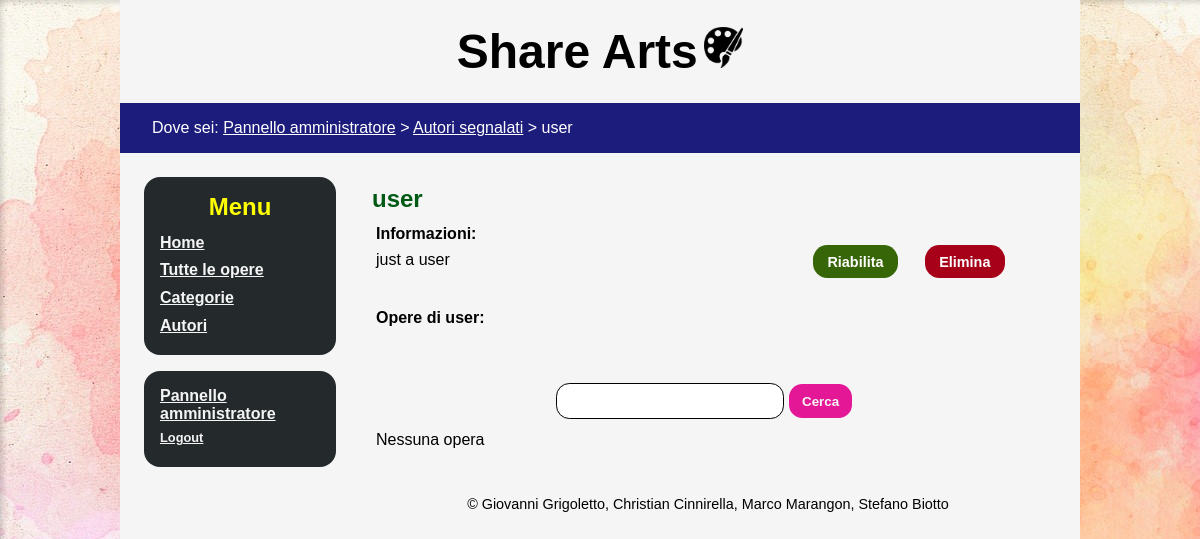
Page /autore_segnalato.php?id=1 (signed in) on the committed database.
### tables this page shows
CREATE TABLE autore (
  id          INT AUTO_INCREMENT PRIMARY KEY,
  password    VARCHAR(64) NOT NULL,
  username    VARCHAR(30) NOT NULL,
  bio         VARCHAR(2000),
  segnalato   BOOLEAN NOT NULL,
  isAdmin     BOOLEAN NOT NULL
);

### includes/DB.php (called while the page is built, shortened)
<?php
class DB extends mysqli{
	public function getAutoreById($id = null){
		$sql = "SELECT * FROM autore WHERE id=?";
		$query = $this->prepare($sql);
		$query->bind_param("i", $id);
		$query->execute();
		$result = $query->get_result();
		$aut = $result->fetch_assoc();
		return $aut;
	}
}

### autore_segnalato.php (the view, shortened to what this page needs)
<?php
require_once('includes/DB.php');
$db = new DB();
$auth = $db->getAutoreById($_SESSION['user_id']);
$page_head = file_get_contents('includes/head.html');
$page_body = file_get_contents('includes/body.html');
$a = $db->getAutoreById($_GET['id']);
$title = $a['username'] . " - Share Arts";
$page_head = str_replace("<titolo />", $title, $page_head);
$page_head = str_replace("<page_description/>", "Profilo e opere di " . $a['username'], $page_head);
$page_head = str_replace("<keywords/>", "arte, autore, immagine, opera, condividere, " . $a['username'], $page_head);
$page_head = str_replace("<metatitle/>", $title, $page_head);
$page_head = str_replace("<scripts />", "", $page_head);
$counter = 1;
$link = file_get_contents('includes/link.html');
$link = str_replace("<path />", "admin.php", $link);
$link = str_replace("<nome_link />", "Pannello amministratore", $link);
$link = str_replace("<tab />", $counter++, $link);
$link2 = file_get_contents('includes/link.html');
$link2 = str_replace("<path />", "autori_segnalati.php", $link2);
$link2 = str_replace("<nome_link />", "Autori segnalati", $link2);
$link2 = str_replace("<tab />", $counter++, $link2);
$page_body = str_replace("<breadcrumb />", $link . " > " . $link2 . " > " . $a['username'], $page_body);
$page_body = str_replace("<tab1 />", $counter++, $page_body);
$page_body = str_replace("<tab2 />", $counter++, $page_body);
$page_body = str_replace("<tab3 />", $counter++, $page_body);
$page_body = str_replace("<tab4 />", $counter++, $page_body);
$admin_button = file_get_contents('includes/usr_zone_admin.html');
$admin_button = str_replace("<tab1 />", $counter++, $admin_button);
$admin_button = str_replace("<tab2 />", $counter++, $admin_button);
$page_body = str_replace("<utente />",  $admin_button, $page_body);
$content = file_get_contents('includes/content_pagina_autore_segnalato.html');
$content = str_replace("<username />", $a['username'], $content);
$content = str_replace("<informazioni />", $a['bio'], $content);
$content = str_replace("<id_aut />", $_GET['id'], $content);
$content = str_replace("<tab1 />", $counter++, $content);
$content = str_replace("<tab2 />", $counter++, $content);
$opere = $db->getMyOpere($_GET['id']);
$opere_content = file_get_contents('includes/opere_list.html');
$opere_content = str_replace("<section_name />", "", $opere_content);
$lista_opere = '';
if($opere != null) {
    foreach($opere as $opera){
        $op = file_get_contents('includes/opere_card.html');
        $op = str_replace("<id_opera/>", $opera['id'], $op);
        $op = str_replace("<from/>", "autore", $op);
        $op = str_replace("<Path/>", $opera['img_path'], $op);
        $op = str_replace("<Titolo/>", $opera['titolo'], $op);
        $op = str_replace("<descrizione/>", $opera['descrizione_short'], $op);
        $op = str_replace("<Nomeutente/>", "", $op);
        $op = str_replace("<Categoria/>", $opera['nome_categoria'], $op);
        $op = str_replace('<tabindex/>', $counter, $op);
        $lista_opere .= $op;
        $counter++;
}
$opere_content = str_replace("<opere/>", $lista_opere, $opere_content);
}
else {
    $opere_content = str_replace("<opere/>", "<p>Nessuna opera</p>", $opere_content);
}
    $content = str_replace("<opere />", $opere_content, $content);
$page_body = str_replace('<content />', $content, $page_body);
echo $page_head  . $page_body  ;
?>

### css/desktop.css (style rules this page uses)
* { padding: 0; border: 0; margin: 0; font-family: Verdana, Geneva, sans-serif; }
html { background-image: url("../img/background.jpg"); }
.bolded { font-weight: bold; }
body { background-color: #f5f5f5; margin: 0 10%; min-height: 100vh; height: auto; }
#titolone { padding: 1em; font-size: 1.5em; text-align: center; }
#titolone h1 { display: inline-block; }
#titolone img { height: 1.7em; }
#breadcrumb { background-color: rgb(28, 28, 124); color: white; padding: 1em; padding-left: 2em; }
#breadcrumb a:link { color: white; }
#contenuto { margin: 2em; margin-left: 15em; }
.titolo_sezione { font-size: 1.5em; font-weight: bold; color: rgb(1, 90, 20); padding: 0 0 0.5em 0.5em; }
.box { margin: 0.5em; padding: 1em; background-color: rgb(36, 42, 44); font-weight: bold; color: yellow; border-radius: 1em; }
#usr_zone { margin-top: 1em; }
#navigator { float: left; padding: 1em 0 0 1em; width: 13em; }
#navigator a:link { color: whitesmoke; }
#menubox ul { list-style-type: none; padding-top: 0.5em; }
#menubox li { padding: 0.3em 0; }
#menubox p { font-size: 1.5em; text-align: center; color: yellow; }
.ricerca { text-align: center; padding-top: 2em; }
.banner_cerca { padding: 0.7em 1em; border-radius: 1em; width: 15em; border-style:solid; border-color: black; border-width: 0.1em; }
.submit_button { background-color: rgb(228, 24, 150); padding: 0.7em 1em; margin: 1em 0; color: whitesmoke; font-weight: bold; cursor: pointer; border-radius: 1em; }
#button_elimina { background-color: rgb(167, 0, 25); color: white; padding: 0.6em 1em; border-radius: 1em; margin: 1em; }
#opere { padding-top: 2em; }
#autore p { padding-left: 1em; text-align: left; }
#dati_autore p { padding-bottom: 0.5em; }
#usr_zone a { color: white; }
#usr_zone ul { list-style-type: none; }
#usr_zone li { padding-bottom: 0.3em; }
#nome_utente { font-size: 1em; }
#logout { font-size: 0.8em; }
.buttons_panel { font-size: 0.9em; margin: 1em 2em 2.5em 0.9em; float: right; }
.buttons_panel div { display: inline-block; margin: 1em 0; }
.buttons_panel a { margin-right: 0.6em; color: white; font-weight: bold; text-decoration: none; border-radius: 1em; padding: 0.6em 1em; }
#button_riabilita { background-color: rgb(55, 102, 9); }
#footer { text-align: center; padding: 1em; margin-bottom: 0; font-size: 0.9em; margin-left: 15em; }

### css/mobile.css (style rules this page uses)
html { background-image: none; }
body { background-color: #fafafa; margin: 0; }
#titolone { padding: 1em; font-size: 1em; text-align: center; }
#breadcrumb { padding: 0.6em; font-size: 0.8em; }
#navigator { float: none; text-align: center; padding: 0; width: auto; }
#contenuto { margin: 1em; text-align: center; }
.titolo_sezione { font-size: 1.5em; padding: 0 0 1em 0; }
#footer { margin-left: 0; }
.buttons_panel { padding: 0; text-align: center; width: 100%; margin: auto; margin-bottom: 2em; }

### css/print.css (style rules this page uses)
* { padding: 0; border: 0; margin: 0; font-family:Georgia, 'Times New Roman', Times, serif; }
html { background-image: none; }
.bolded { font-weight: bold; }
body { background-color: #fafafa; margin: 0; min-height: 100vh; height: auto; }
#titolone { padding: 1em; font-size: 0.8em; text-align: center; }
#titolone h1 { display: inline-block; }
#titolone img { height: 1em; }
#breadcrumb { display: none; }
#contenuto { margin: 2em; }
.box { margin: 1em; padding: 1em; background-color: rgb(0, 110, 0); font-weight: bold; color: rgb(231, 255, 94); border-radius: 1em; }
#usr_zone { margin-top: 1em; }
#navigator { display: none; }
#menubox a { color: whitesmoke; }
#menubox ul { list-style-type: none; padding-top: 0.5em; }
#menubox li { padding: 0.3em 0; }
#menubox p { font-size: 1.5em; text-align: center; color: black; }
.titolo_sezione { font-size: 1.5em; font-weight: bold; color: rgb(138, 0, 138); padding: 0 0 1em 0.5em; }
.submit_button { display: none; }
#opere { padding-top: 2em; }
#autore p { padding-left: 1em; text-align: left; }
.buttons_panel { display: none; }
#footer { display: none; }

### rows in the picture
autore: username "Share Arts Dove sei: > > user Menu Home Tutte le opere Categorie Autori © Giovanni Grigoletto, Christian Cinnirella, Marco Marangon, Stefano Biotto", username (picture), username "user Riabilita Elimina Informazioni: just a user Opere di user:"

### other values in the picture
str_replace("<path />", "admin.php", $link) "Pannello amministratore"
str_replace("<path />", "autori_segnalati.php", $link2) "Autori segnalati"
str_replace("<tab1 />", $counter++, $admin_button) "Pannello amministratore Logout"
